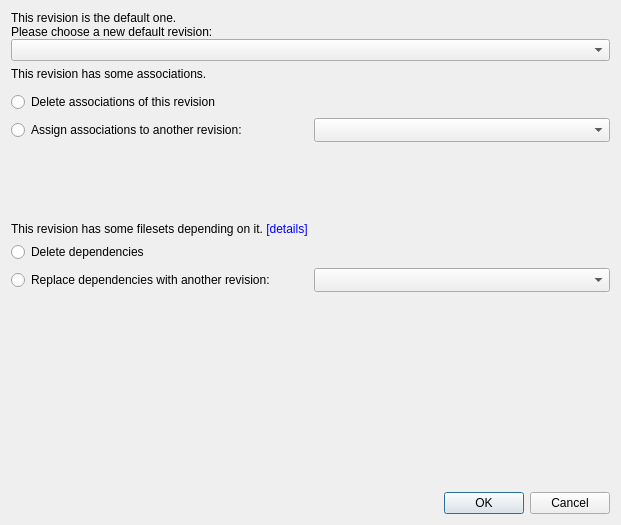
<?xml version="1.0" encoding="UTF-8"?>
<ui version="4.0">
 <class>FilesetRevisionDeletionConfirmationDlg</class>
 <widget class="QDialog" name="FilesetRevisionDeletionConfirmationDlg">
  <property name="geometry">
   <rect>
    <x>0</x>
    <y>0</y>
    <width>621</width>
    <height>525</height>
   </rect>
  </property>
  <property name="sizePolicy">
   <sizepolicy hsizetype="Fixed" vsizetype="Minimum">
    <horstretch>0</horstretch>
    <verstretch>0</verstretch>
   </sizepolicy>
  </property>
  <property name="minimumSize">
   <size>
    <width>0</width>
    <height>0</height>
   </size>
  </property>
  <property name="windowTitle">
   <string>Confirmation</string>
  </property>
  <layout class="QVBoxLayout" name="verticalLayout_5">
   <item>
    <widget class="QWidget" name="deleteDefaultRevisionLayout" native="true">
     <layout class="QVBoxLayout" name="verticalLayout">
      <property name="spacing">
       <number>0</number>
      </property>
      <property name="leftMargin">
       <number>0</number>
      </property>
      <property name="topMargin">
       <number>0</number>
      </property>
      <property name="rightMargin">
       <number>0</number>
      </property>
      <property name="bottomMargin">
       <number>0</number>
      </property>
      <item>
       <widget class="QLabel" name="label">
        <property name="text">
         <string>This revision is the default one.
Please choose a new default revision:</string>
        </property>
       </widget>
      </item>
      <item>
       <widget class="QComboBox" name="defaultRevisionComboBox"/>
      </item>
     </layout>
    </widget>
   </item>
   <item>
    <widget class="QWidget" name="deleteAssociationsLayout" native="true">
     <property name="sizePolicy">
      <sizepolicy hsizetype="Preferred" vsizetype="Expanding">
       <horstretch>0</horstretch>
       <verstretch>0</verstretch>
      </sizepolicy>
     </property>
     <property name="minimumSize">
      <size>
       <width>0</width>
       <height>0</height>
      </size>
     </property>
     <layout class="QGridLayout" name="gridLayout">
      <property name="leftMargin">
       <number>0</number>
      </property>
      <property name="topMargin">
       <number>0</number>
      </property>
      <property name="rightMargin">
       <number>0</number>
      </property>
      <property name="bottomMargin">
       <number>0</number>
      </property>
      <item row="0" column="0">
       <layout class="QHBoxLayout" name="horizontalLayout_7">
        <property name="spacing">
         <number>0</number>
        </property>
        <property name="sizeConstraint">
         <enum>QLayout::SetDefaultConstraint</enum>
        </property>
        <property name="topMargin">
         <number>0</number>
        </property>
        <property name="bottomMargin">
         <number>0</number>
        </property>
        <item>
         <widget class="QLabel" name="labelInfo">
          <property name="minimumSize">
           <size>
            <width>0</width>
            <height>0</height>
           </size>
          </property>
          <property name="text">
           <string>This revision has some associations.</string>
          </property>
          <property name="wordWrap">
           <bool>true</bool>
          </property>
          <property name="margin">
           <number>0</number>
          </property>
         </widget>
        </item>
       </layout>
      </item>
      <item row="1" column="0">
       <layout class="QHBoxLayout" name="horizontalLayout_3">
        <property name="topMargin">
         <number>5</number>
        </property>
        <item>
         <widget class="QRadioButton" name="ForceDeleteRadio">
          <property name="text">
           <string>Delete associations of this revision</string>
          </property>
         </widget>
        </item>
       </layout>
      </item>
      <item row="2" column="0">
       <layout class="QHBoxLayout" name="horizontalLayout_2">
        <item>
         <widget class="QRadioButton" name="assignRadio">
          <property name="minimumSize">
           <size>
            <width>0</width>
            <height>0</height>
           </size>
          </property>
          <property name="text">
           <string>Assign associations to another revision:</string>
          </property>
         </widget>
        </item>
        <item>
         <widget class="QComboBox" name="revisionReplacementComboBox">
          <property name="sizeAdjustPolicy">
           <enum>QComboBox::AdjustToMinimumContentsLengthWithIcon</enum>
          </property>
          <property name="minimumContentsLength">
           <number>25</number>
          </property>
         </widget>
        </item>
       </layout>
      </item>
      <item row="3" column="0">
       <layout class="QHBoxLayout" name="horizontalLayout_8">
        <property name="spacing">
         <number>0</number>
        </property>
        <item>
         <widget class="QScrollArea" name="scrollArea">
          <property name="frameShape">
           <enum>QFrame::NoFrame</enum>
          </property>
          <property name="widgetResizable">
           <bool>true</bool>
          </property>
          <widget class="QWidget" name="scrollAreaWidgetContents">
           <property name="geometry">
            <rect>
             <x>0</x>
             <y>0</y>
             <width>595</width>
             <height>69</height>
            </rect>
           </property>
           <layout class="QVBoxLayout" name="verticalLayout_3">
            <property name="leftMargin">
             <number>0</number>
            </property>
            <property name="topMargin">
             <number>0</number>
            </property>
            <property name="rightMargin">
             <number>0</number>
            </property>
            <property name="bottomMargin">
             <number>0</number>
            </property>
            <item>
             <widget class="QLabel" name="lblAssociationsActionMessage">
              <property name="sizePolicy">
               <sizepolicy hsizetype="Preferred" vsizetype="Expanding">
                <horstretch>0</horstretch>
                <verstretch>0</verstretch>
               </sizepolicy>
              </property>
              <property name="minimumSize">
               <size>
                <width>0</width>
                <height>0</height>
               </size>
              </property>
              <property name="text">
               <string/>
              </property>
              <property name="alignment">
               <set>Qt::AlignLeading|Qt::AlignLeft|Qt::AlignTop</set>
              </property>
              <property name="wordWrap">
               <bool>true</bool>
              </property>
             </widget>
            </item>
           </layout>
          </widget>
         </widget>
        </item>
       </layout>
      </item>
     </layout>
    </widget>
   </item>
   <item>
    <widget class="QWidget" name="wgtDependency" native="true">
     <layout class="QGridLayout" name="gridLayout_2">
      <property name="leftMargin">
       <number>0</number>
      </property>
      <property name="topMargin">
       <number>0</number>
      </property>
      <property name="rightMargin">
       <number>0</number>
      </property>
      <property name="bottomMargin">
       <number>0</number>
      </property>
      <item row="0" column="0">
       <layout class="QHBoxLayout" name="horizontalLayout_4">
        <item>
         <widget class="QLabel" name="lblDependencyInfo">
          <property name="text">
           <string>This revision has some filesets depending on it. &lt;a href=&quot;#&quot; style=&quot;text-decoration: none&quot;&gt;[details]&lt;/a&gt;</string>
          </property>
         </widget>
        </item>
       </layout>
      </item>
      <item row="1" column="0">
       <layout class="QHBoxLayout" name="horizontalLayout_5">
        <item>
         <widget class="QRadioButton" name="rdoDeleteDependencies">
          <property name="text">
           <string>Delete dependencies</string>
          </property>
         </widget>
        </item>
       </layout>
      </item>
      <item row="2" column="0">
       <layout class="QHBoxLayout" name="horizontalLayout_6">
        <item>
         <widget class="QRadioButton" name="rdoReplaceDependencies">
          <property name="text">
           <string>Replace dependencies with another revision:</string>
          </property>
         </widget>
        </item>
        <item>
         <widget class="QComboBox" name="cmbDependencyReplacementRevision">
          <property name="sizeAdjustPolicy">
           <enum>QComboBox::AdjustToMinimumContentsLengthWithIcon</enum>
          </property>
          <property name="minimumContentsLength">
           <number>25</number>
          </property>
         </widget>
        </item>
       </layout>
      </item>
      <item row="3" column="0">
       <layout class="QHBoxLayout" name="horizontalLayout_9">
        <property name="spacing">
         <number>0</number>
        </property>
        <item>
         <widget class="QScrollArea" name="scrollArea_2">
          <property name="frameShape">
           <enum>QFrame::NoFrame</enum>
          </property>
          <property name="widgetResizable">
           <bool>true</bool>
          </property>
          <widget class="QWidget" name="scrollAreaWidgetContents_2">
           <property name="geometry">
            <rect>
             <x>0</x>
             <y>0</y>
             <width>595</width>
             <height>69</height>
            </rect>
           </property>
           <layout class="QVBoxLayout" name="verticalLayout_4">
            <property name="leftMargin">
             <number>0</number>
            </property>
            <property name="topMargin">
             <number>0</number>
            </property>
            <property name="rightMargin">
             <number>0</number>
            </property>
            <property name="bottomMargin">
             <number>0</number>
            </property>
            <item>
             <widget class="QLabel" name="lblDependenciesActionMessage">
              <property name="sizePolicy">
               <sizepolicy hsizetype="Preferred" vsizetype="Expanding">
                <horstretch>0</horstretch>
                <verstretch>0</verstretch>
               </sizepolicy>
              </property>
              <property name="minimumSize">
               <size>
                <width>0</width>
                <height>0</height>
               </size>
              </property>
              <property name="text">
               <string/>
              </property>
              <property name="alignment">
               <set>Qt::AlignLeading|Qt::AlignLeft|Qt::AlignTop</set>
              </property>
              <property name="wordWrap">
               <bool>true</bool>
              </property>
             </widget>
            </item>
           </layout>
          </widget>
         </widget>
        </item>
       </layout>
      </item>
     </layout>
    </widget>
   </item>
   <item>
    <spacer name="verticalSpacer">
     <property name="orientation">
      <enum>Qt::Vertical</enum>
     </property>
     <property name="sizeHint" stdset="0">
      <size>
       <width>20</width>
       <height>20</height>
      </size>
     </property>
    </spacer>
   </item>
   <item>
    <layout class="QHBoxLayout" name="horizontalLayout">
     <item>
      <spacer name="horizontalSpacer">
       <property name="orientation">
        <enum>Qt::Horizontal</enum>
       </property>
       <property name="sizeHint" stdset="0">
        <size>
         <width>40</width>
         <height>20</height>
        </size>
       </property>
      </spacer>
     </item>
     <item>
      <widget class="QDialogButtonBox" name="buttonBox">
       <property name="standardButtons">
        <set>QDialogButtonBox::Cancel|QDialogButtonBox::Ok</set>
       </property>
      </widget>
     </item>
    </layout>
   </item>
  </layout>
 </widget>
 <resources/>
 <connections/>
</ui>
